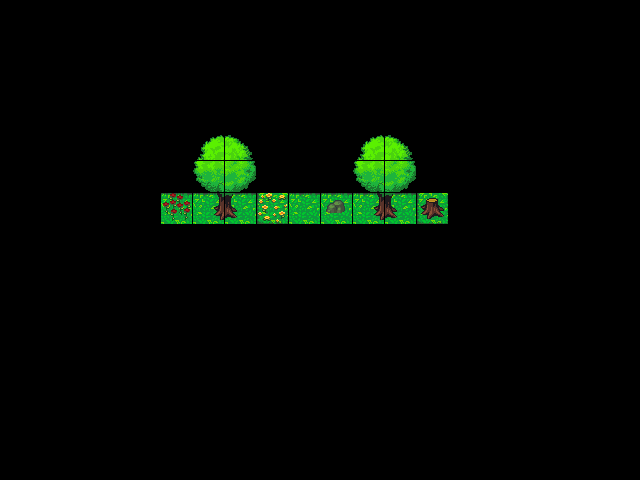

The image is a tile-based game level rendered from a .tmx file. Its description and source (layers, tilesets, objects; grid data summarised) follow:
An orthogonal 20x15 tile map with 32x32 px tiles, 2 tile layers (Camada de Tiles 2, Camada de Tiles 1) and 1 object (player).

<map version="1.2" tiledversion="1.2.3" orientation="orthogonal" renderorder="right-down" width="20" height="15" tilewidth="32" tileheight="32" infinite="0" nextlayerid="4" nextobjectid="2">
 <properties>
  <property name="ObjQlq" value="img/alienBeige.bmp" />
 </properties>
 <tileset firstgid="1" name="tile_32" tilewidth="32" tileheight="32" spacing="1" tilecount="400" columns="20">
  <image source="tileset/tile_32.png" trans="5e81a2" width="661" height="661" />
 </tileset>
 <layer id="3" name="Camada de Tiles 2" width="20" height="15">
  <data>[300 cells, 9 non-empty, 2 distinct tile ids]</data>
 </layer>
 <layer id="1" name="Camada de Tiles 1" width="20" height="15">
  <data>[300 cells, 16 non-empty, 10 distinct tile ids]</data>
 </layer>
 <objectgroup id="2" name="Camada de Objetos 1">
  <object id="1" name="ObjQlq" type="player" x="304" y="146" width="1" height="1">
   <properties>
    <property name="numFrames" type="int" value="8" />
    <property name="textureHeight" type="int" value="55" />
    <property name="textureID" value="player" />
    <property name="textureWidth" type="int" value="120" />
   </properties>
  </object>
 </objectgroup>
</map>
